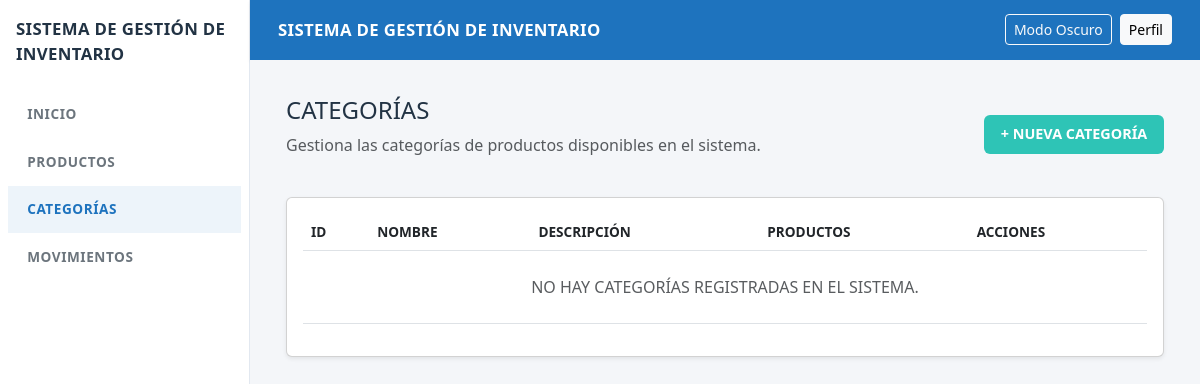
Before: /categorias/ with the older database file.
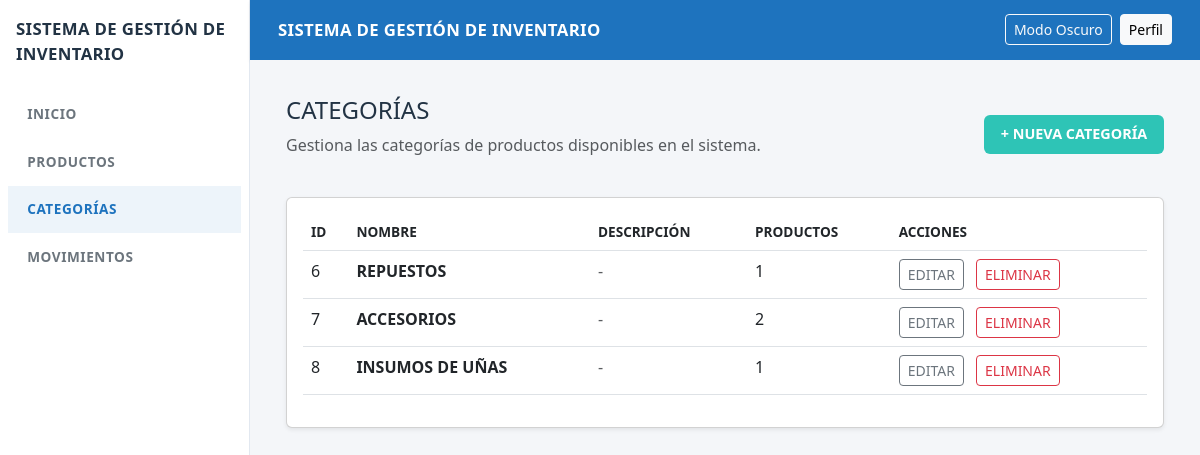
After: the same page with the newer database file.
### inventario/models.py (models this page shows, shortened)
class Categoria(models.Model):
    nombre = models.CharField(max_length=100)
    descripcion = models.CharField(max_length=255, blank=True, null=True)

### inventario/views.py (the view)
# urls.py: path('categorias/', views.listar_categorias, name='listar_categorias'),
def listar_categorias(request):
    categorias = Categoria.objects.all()
    categorias_con_conteo = []
    for categoria in categorias:
        conteo = Producto.objects.filter(categoria=categoria, activo=True).count()
        categorias_con_conteo.append({
            'id': categoria.id,
            'nombre': categoria.nombre,
            'descripcion': categoria.descripcion or '-',
            'productos': conteo
        })
    return render(request, 'inventario/categorias.html', {'categorias': categorias_con_conteo})

### inventario/templates/inventario/categorias.html (shortened to what this page needs)
{% extends 'inventario/base.html' %}
{% block contenido %}
    <div class="d-flex align-items-center justify-content-between mb-4">
        <div>
            <h2 class="h4">CATEGORÍAS</h2>
            <p class="text-muted">Gestiona las categorías de productos disponibles en el sistema.</p>
        </div>
        <a href="{% url 'crear_categoria' %}" class="btn btn-figma-success">+ NUEVA CATEGORÍA</a>
    </div>
    <div class="card shadow-sm">
        <div class="card-body">
            <div class="table-responsive">
                <table class="table table-hover text-uppercase">
                    <thead>
                        <tr>
                            <th>ID</th>
                            <th>NOMBRE</th>
                            <th>DESCRIPCIÓN</th>
                            <th>PRODUCTOS</th>
                            <th>ACCIONES</th>
                        </tr>
                    </thead>
                    <tbody>
                        {% for categoria in categorias %}
                            <tr>
                                <td>{{ categoria.id }}</td>
                                <td><strong>{{ categoria.nombre }}</strong></td>
                                <td class="text-muted">{{ categoria.descripcion }}</td>
                                <td>{{ categoria.productos }}</td>
                                <td>
                                    <a href="{% url 'editar_categoria' categoria.id %}" class="btn btn-sm btn-outline-secondary">
                                         Editar
                                    </a>
                                    <a href="{% url 'eliminar_categoria' categoria.id %}" class="btn btn-sm btn-outline-danger ms-2" onclick="return confirm('¿Estás seguro de que deseas eliminar esta categoría?');">
                                         Eliminar
                                    </a>
                                </td>
                            </tr>
                        {% empty %}
                            <tr>
                                <td colspan="5" class="text-center py-4 text-muted">No hay categorías registradas en el sistema.</td>
                            </tr>
                        {% endfor %}
                    </tbody>
                </table>
            </div>
        </div>
    </div>
{% endblock %}

Changed rows visible on the page:
added Categoria: nombre "REPUESTOS"
added Categoria: nombre "ACCESORIOS"
added Categoria: nombre "INSUMOS DE UÑAS"
Other visible differences:
new list line: "6 - 1 EDITAR ELIMINAR"
new list line: "7 - 2 EDITAR ELIMINAR"
new list line: "8 - 1 EDITAR ELIMINAR"
text no longer shown: "NO HAY CATEGORÍAS REGISTRADAS EN EL SISTEMA."
